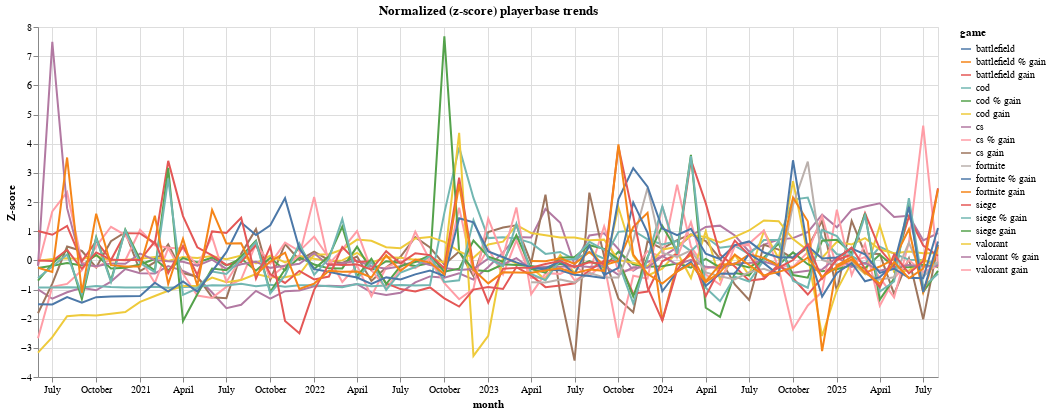

Notebook code cell kept with this figure:
### Code cell
norm = long.groupby('game', group_keys=False).apply(
    lambda d: d.assign(players_z=(d['players']-d['players'].mean())/d['players'].std())
)

line_norm = alt.Chart(norm).mark_line().encode(
    x='month:T', y=alt.Y('players_z:Q', title='Z-score'),
    color='game:N', tooltip=['month:T','game:N','players_z:Q']
).properties(width=900, height=350, title='Normalized (z-score) playerbase trends')

line_norm

### Figure 1 — Vega-Lite specification as saved in the notebook (floating-point values rounded to 4 significant figures; data arrays with more than 128 entries replaced by an {"elided": "..."} marker saying what was removed)
{"$schema": "https://vega.github.io/schema/vega-lite/v5.20.1.json", "config": {"view": {"continuousHeight": 300, "continuousWidth": 300}}, "data": {"name": "data-a2eb142baddaf2e8fd8ea16a25edf0f0"}, "datasets": {"data-a2eb142baddaf2e8fd8ea16a25edf0f0": {"elided": "1134 records"}}, "encoding": {"color": {"field": "game", "type": "nominal"}, "tooltip": [{"field": "month", "type": "temporal"}, {"field": "game", "type": "nominal"}, {"field": "players_z", "type": "quantitative"}], "x": {"field": "month", "type": "temporal"}, "y": {"field": "players_z", "title": "Z-score", "type": "quantitative"}}, "height": 350, "mark": {"type": "line"}, "title": "Normalized (z-score) playerbase trends", "usermeta": {"embedOptions": {"theme": "fivethirtyeight"}}, "width": 900}
